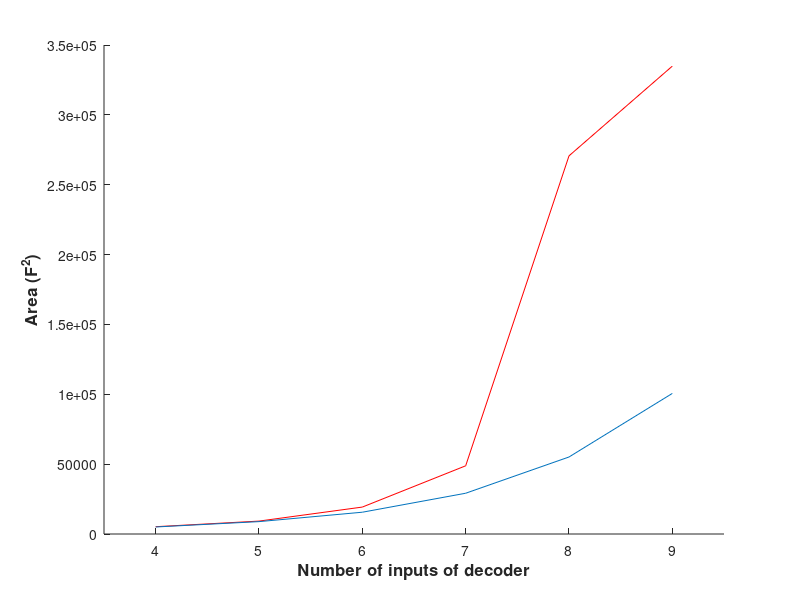

This chart was generated by the following MATLAB code:
function [] = decoder_area_calc()
p_lmin = 45e-9;
n_lmin = 45e-9;
p_wmin = 100e-9;
n_wmin = 100e-9;

a_inv = p_lmin*2*p_wmin + n_lmin*n_wmin;
a_2nand = 8*p_lmin*4*p_wmin;
a_2nor = 10*4*p_lmin*2*p_wmin;
a_3nand = 15*6*p_lmin*2*p_wmin;
a_3nor = 21*4*p_lmin*2*p_wmin;

a_2to4 = fa_2to4(1,1);
a_3to8 = fa_3to8(1,1,1);

a1_decoder4 = fa1_4(1,1,1,1);
a1_decoder5 = fa1_5(1,1,1,1);
a1_decoder6 = fa1_6(1,1,1,1,1);
a1_decoder7 = fa1_7(1,1,1,1,1,1);
a1_decoder8 = fa1_8(1,1,1,1,1,1,1);
a1_decoder9 = fa1_9(1,1,1,1,1,1,1);

a1 = [a1_decoder4,a1_decoder5,a1_decoder6,a1_decoder7,a1_decoder8,a1_decoder9]
a2 = [fa2_4(),fa2_5(),fa2_6(),fa2_7(),fa2_8(),fa2_9()]
close all
figure
hold on
plot([4:9],a1/(45e-9*45e-9),'r')
plot([4:9],a2/(45e-9*45e-9))

xlim([3.5,9.5])
ylabel('Area (F^2)','FontSize', 12,'FontWeight','bold')
xlabel('Number of inputs of decoder','interpreter','none','FontSize', 12,'FontWeight','bold')

function [a] = fa_2to4(m1,m2)
  a = m2*2*1.2*a_inv + m2*a_inv + 4*a_2nand + m1*4*a_2nor;  
end

function [a] = fa_3to8(m1,m2,m3)
  a = m3*3*1.2*a_inv + m2*a_inv + m2*8*a_2nand + m1*8*a_2nor; 
end

function [a] = fa1_4(m1,m2,m3,m4)
  a = m4*a_inv + fa_2to4(m4,2*m3) + 4*fa_2to4(m2,m1) + m2*a_inv*4*4; 
end

function [a] = fa1_5(m1,m2,m3,m4)
  a = m4*a_inv + fa_2to4(m4,2*m3) + 4*fa_3to8(m3,m2,m1) + m2*a_inv*4*4; 
end

function [a] = fa1_6(m1,m2,m3,m4,m5)
  a = m4*a_inv +fa_3to8(m5,2*m4,4*m3) + 8*fa_3to8(m3,m2,m1) + m2*a_inv*8*8; 
end

function [a] = fa1_7(m1,m2,m3,m4,m5,m6)
  a = fa1_4(m3*8,4*m4,2*m5,m6) + 16*fa_3to8(m3,m2,m1) + m2*a_inv*16*16; 
end

function [a] = fa1_8(m1,m2,m3,m4,m5,m6,m7)
  a = fa1_4(m4*8,4*m5,2*m6,m7) + 16*fa1_4(m1,m2,m3,16*m4); 
end

function [a] = fa1_9(m1,m2,m3,m4,m5,m6,m7)
  a = fa1_4(m4*8,4*m5,2*m6,m7) + 16*fa1_5(m1,m2,m3,16*m4); 
end

function [a] = fa2_4()
  a = 2*a_inv + 2*fa_2to4(1,1) + 16*a_2nor + 16*a_inv*1.2; 
end

function [a] = fa2_5()
  a = 2*a_inv + fa_2to4(1,1) + fa_3to8(1,1,1) + 32*a_2nor + 8*a_inv*1.2 + 4*a_inv*2; 
end

function [a] = fa2_6()
  a = 2*a_inv + 2*fa_3to8(1,1,1) + 64*a_2nor + 16*a_inv*1.5; 
end

function [a] = fa2_7()
  a = 2*a_inv + 2*fa_2to4(1,1) + fa_3to8(1,1,1) + 128*a_2nor + 16*a_inv*2 + 16*a_inv*4 + 16*a_inv*16; 
end

function [a] = fa2_8()
  a = 2*a_inv + fa_2to4(1,1) + 2*fa_3to8(1,1,1) + 265*a_2nor + 20*a_inv*2 + 20*a_inv*4 + 20*a_inv*16; 
end

function [a] = fa2_9()
  a = 2*a_inv + 3*fa_3to8(1,1,1) + 512*a_2nor + 24*a_inv*2 + 24*a_inv*4 + 24*a_inv*16; 
end



end
